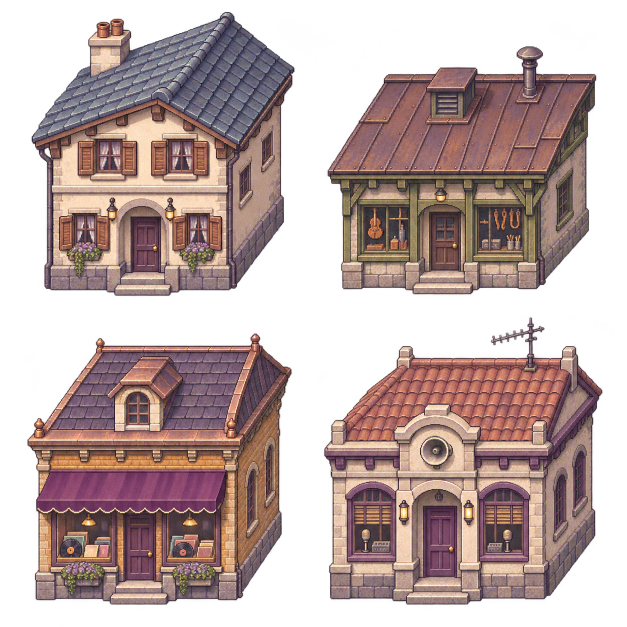
#> input picture assets/environment-volume/v1/source/c2.png, 1254 x 1254 px, given in place of c1.png, which was not available (shown at 1/2 size)
$ python export_environment_volume_v1.py
#> lines starting #> are read from the running program, lines starting #| are printed output that depends on the picture
#!/usr/bin/env python3
"""Export building cells without repainting their generated alpha or pixels."""
import hashlib
import json
from pathlib import Path
from PIL import Image

ROOT = Path(__file__).resolve().parents[1]
DEST = ROOT / 'assets/environment-volume/v1'
groups = {
    'c1': [('c1_house', .435), ('c1_shop', .425), ('c1_inn', .435), ('c1_archive', .425)],
    'c2': [('c2_home', .45), ('c2_workshop', .415), ('c2_shop', .445), ('c2_radio', .415)]}
manifest = {'version': 'environment-volume-v1', 'cell': 384, 'columns': 2, 'rows': 2,
            'filtering': 'nearest', 'sheets': {}, 'items': {}}
audit = {}
for key, entries in groups.items():
    source = DEST / ('source/' + key + '.png')
    image = Image.open(source).convert('RGBA')
#> image is the input picture: PIL image 1254x1254 RGBA; mean R, G, B, A 85.3, 65.1, 62.9, 145.8
    atlas = Image.new('RGBA', (768, 768))
#> atlas: PIL image 768x768 RGBA; every value is 0
    hashes = []
    for i, (name, door_x) in enumerate(entries):
        x, y = i % 2, i // 2
        box = (round(x * image.width / 2), round(y * image.height / 2),
               round((x + 1) * image.width / 2), round((y + 1) * image.height / 2))
        frame = image.crop(box).resize((384, 384), Image.Resampling.NEAREST)
        assert frame.getchannel('A').getextrema() == (0, 255)
        # Bounds describe the opaque architectural body; atlas alpha stays intact.
        b = frame.getchannel('A').point(lambda v: 255 if v > 32 else 0).getbbox()
        assert b and b[2] - b[0] > 200 and b[3] - b[1] > 200
        content = [x * 384 + b[0], y * 384 + b[1], b[2] - b[0], b[3] - b[1]]
        pivot = [round(door_x * 384) - b[0], b[3] - b[1]]
        manifest['items'][name] = {'sheet': key, 'frame': i, 'content': content,
                                   'pivot': pivot, 'pivotRole': 'front doorway threshold'}
        atlas.paste(frame, (x * 384, y * 384))
        hashes.append(hashlib.sha256(frame.tobytes()).hexdigest())
#> this loop made 4 passes
#> (b, content, pivot) on passes 1 to 4: ((39, 15, 361, 363), [39, 15, 322, 348], [128, 348]), ((17, 56, 347, 361), [401, 56, 330, 305], [146, 305]), ((33, 24, 358, 357), [33, 408, 325, 333], [134, 333]), ((13, 4, 354, 357), [397, 388, 341, 353], [150, 353])
#> pass 1, `frame = image.crop(box).resize((384, 384), Image.Resampling.NEAREST)`:
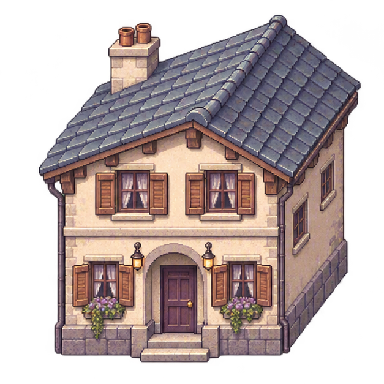
#> frame: PIL image 384x384 RGBA; mean R, G, B, A 86.2, 72.3, 71.1, 148.2; transparent parts drawn white
#> pass 2, `frame = image.crop(box).resize((384, 384), Image.Resampling.NEAREST)`:
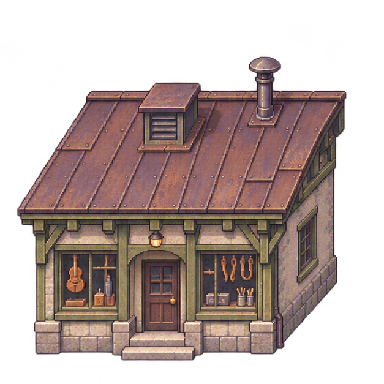
#> frame: PIL image 384x384 RGBA; mean R, G, B, A 69.3, 53.4, 49.7, 131; transparent parts drawn white
#> pass 3, `frame = image.crop(box).resize((384, 384), Image.Resampling.NEAREST)`:
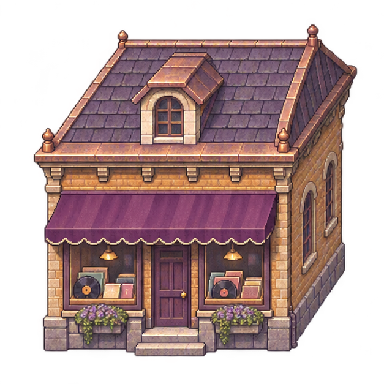
#> frame: PIL image 384x384 RGBA; mean R, G, B, A 84.4, 59, 58.3, 149.4; transparent parts drawn white
#> after the loop:
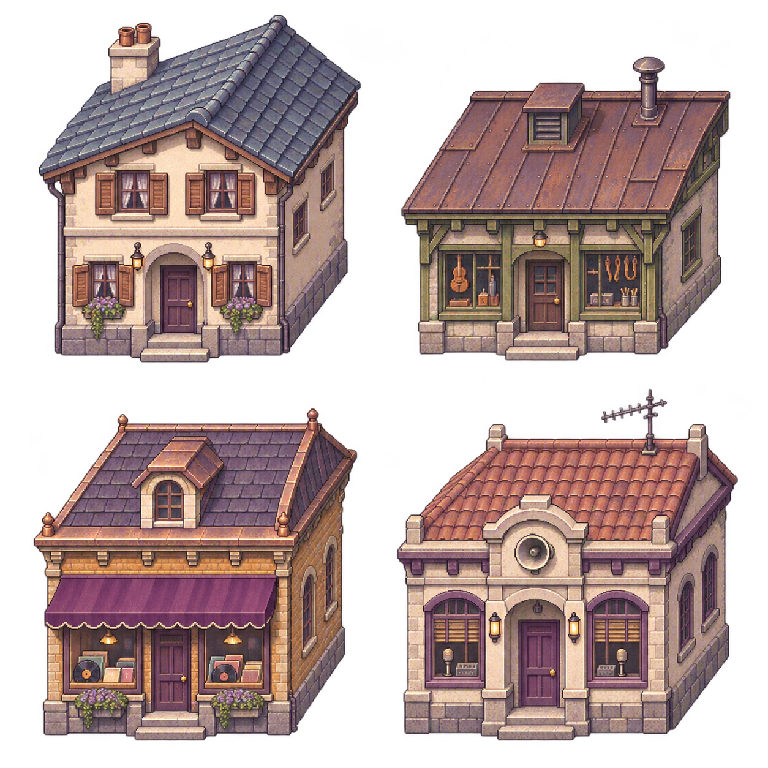
#> atlas: PIL image 768x768 RGBA; mean R, G, B, A 85.3, 65.1, 62.9, 145.8; transparent parts drawn white
#> after the loop:
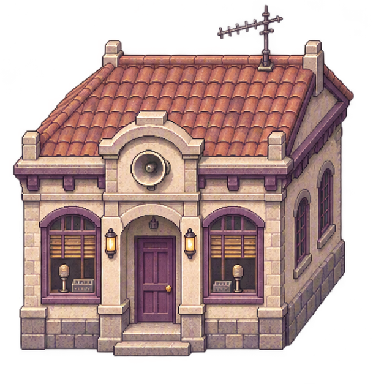
#> frame: PIL image 384x384 RGBA; mean R, G, B, A 101.4, 75.8, 72.5, 154.6; transparent parts drawn white
#> after the loop, hashes = 4 items; manifest = 7 items
    assert len(set(hashes)) == 4
    (DEST / 'atlas').mkdir(parents=True, exist_ok=True)
    target = DEST / ('atlas/' + key + '.png')
    atlas.save(target)
    manifest['sheets'][key] = {'file': 'atlas/' + key + '.png', 'size': [768, 768]}
    audit[key] = {'sourceSha256': hashlib.sha256(source.read_bytes()).hexdigest(),
                  'atlasSha256': hashlib.sha256(target.read_bytes()).hexdigest(),
                  'frameHashes': hashes, 'alpha': 'preserved', 'sourceSize': list(image.size)}
(DEST / 'manifest.json').write_text(json.dumps(manifest, ensure_ascii=False, indent=2) + '\n')
(DEST / 'VALIDACAO_EXPORTACAO.json').write_text(json.dumps(audit, ensure_ascii=False, indent=2) + '\n')
print(json.dumps(audit, ensure_ascii=False))
#> (printed output is left out)
